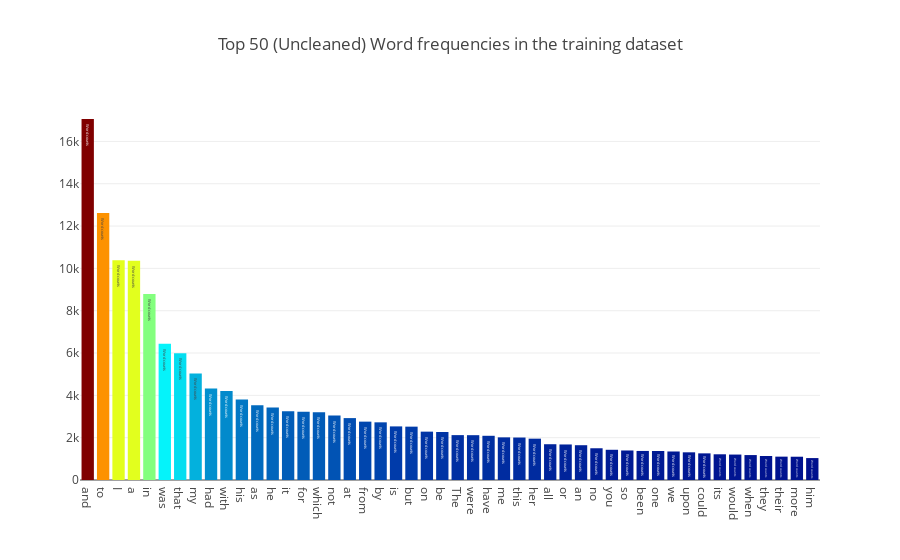

The notebook cell saved with this chart:
### Markdown cell above
### If we are trying to make a classification model, why might it be a problem that these classes of authors are unbalanced?

### Code cell
all_words = train['text'].str.split(expand=True).unstack().value_counts()
data = [go.Bar(
            x = all_words.index.values[2:50],
            y = all_words.values[2:50],
            marker= dict(colorscale='Jet',
                         color = all_words.values[2:100]
                        ),
            text='Word counts'
    )]

layout = go.Layout(
    title='Top 50 (Uncleaned) Word frequencies in the training dataset'
)

fig = go.Figure(data=data, layout=layout)

py.iplot(fig, filename='basic-bar')

### Figure 1 — Plotly figure (JSON) as saved in the notebook; plotly's stock layout.template omitted (floating-point values rounded to 4 significant figures)
{"data": [{"marker": {"color": [17059, 12615, 10382, 10359, 8787, 6440, 5988, 5037, 4324, 4207, 3802, 3528, 3422, 3247, 3227, 3203, 3048, 2925, 2758, 2725, 2533, 2521, 2285, 2268, 2121, 2118, 2089, 2015, 2007, 1953, 1691, 1679, 1644, 1500, 1428, 1395, 1373, 1372, 1347, 1308, 1259, 1215, 1202, 1178, 1134, 1104, 1100, 1036, 992, 957, 954, 929, 925, 924, 915, 901, 880, 873, 863, 861, 829, 823, 814, 751, 713, 707, 701, 648, 645, 645, 638, 624, 623, 600, 595, 592, 576, 575, 574, 565, 550, 545, 539, 534, 532, 531, 527, 527, 526, 503, 502, 497, 493, 493, 491, 488, 486, 482], "colorscale": "Jet"}, "text": "Word counts", "type": "bar", "x": ["and", "to", "I", "a", "in", "was", "that", "my", "had", "with", "his", "as", "he", "it", "for", "which", "not", "at", "from", "by", "is", "but", "on", "be", "The", "were", "have", "me", "this", "her", "all", "or", "an", "no", "you", "so", "been", "one", "we", "upon", "could", "its", "would", "when", "they", "their", "more", "him"], "y": [17059, 12615, 10382, 10359, 8787, 6440, 5988, 5037, 4324, 4207, 3802, 3528, 3422, 3247, 3227, 3203, 3048, 2925, 2758, 2725, 2533, 2521, 2285, 2268, 2121, 2118, 2089, 2015, 2007, 1953, 1691, 1679, 1644, 1500, 1428, 1395, 1373, 1372, 1347, 1308, 1259, 1215, 1202, 1178, 1134, 1104, 1100, 1036]}], "layout": {"title": {"text": "Top 50 (Uncleaned) Word frequencies in the training dataset"}}}
